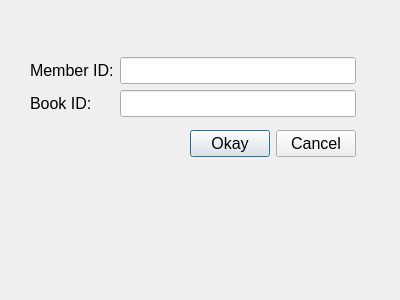
<?xml version="1.0" encoding="UTF-8"?>
<ui version="4.0">
 <class>checkoutWindow</class>
 <widget class="QDialog" name="checkoutWindow">
  <property name="geometry">
   <rect>
    <x>0</x>
    <y>0</y>
    <width>400</width>
    <height>300</height>
   </rect>
  </property>
  <property name="windowTitle">
   <string>Dialog</string>
  </property>
  <widget class="QWidget" name="">
   <property name="geometry">
    <rect>
     <x>30</x>
     <y>50</y>
     <width>326</width>
     <height>115</height>
    </rect>
   </property>
   <layout class="QVBoxLayout" name="verticalLayout_3">
    <item>
     <layout class="QHBoxLayout" name="horizontalLayout_2">
      <item>
       <layout class="QVBoxLayout" name="verticalLayout_2">
        <item>
         <widget class="QLabel" name="memberLabel">
          <property name="font">
           <font>
            <pointsize>12</pointsize>
           </font>
          </property>
          <property name="text">
           <string>Member ID:</string>
          </property>
         </widget>
        </item>
        <item>
         <widget class="QLabel" name="bookLabel">
          <property name="font">
           <font>
            <pointsize>12</pointsize>
           </font>
          </property>
          <property name="text">
           <string>Book ID:</string>
          </property>
         </widget>
        </item>
       </layout>
      </item>
      <item>
       <layout class="QVBoxLayout" name="verticalLayout">
        <item>
         <widget class="QLineEdit" name="memberText">
          <property name="font">
           <font>
            <pointsize>12</pointsize>
           </font>
          </property>
         </widget>
        </item>
        <item>
         <widget class="QLineEdit" name="bookText">
          <property name="font">
           <font>
            <pointsize>12</pointsize>
           </font>
          </property>
         </widget>
        </item>
       </layout>
      </item>
     </layout>
    </item>
    <item>
     <layout class="QHBoxLayout" name="horizontalLayout">
      <item>
       <spacer name="horizontalSpacer">
        <property name="orientation">
         <enum>Qt::Horizontal</enum>
        </property>
        <property name="sizeHint" stdset="0">
         <size>
          <width>40</width>
          <height>20</height>
         </size>
        </property>
       </spacer>
      </item>
      <item>
       <widget class="QPushButton" name="okayButton">
        <property name="font">
         <font>
          <pointsize>12</pointsize>
         </font>
        </property>
        <property name="text">
         <string>Okay</string>
        </property>
       </widget>
      </item>
      <item>
       <widget class="QPushButton" name="cancelButton">
        <property name="font">
         <font>
          <pointsize>12</pointsize>
         </font>
        </property>
        <property name="text">
         <string>Cancel</string>
        </property>
       </widget>
      </item>
     </layout>
    </item>
   </layout>
  </widget>
 </widget>
 <resources/>
 <connections/>
</ui>
